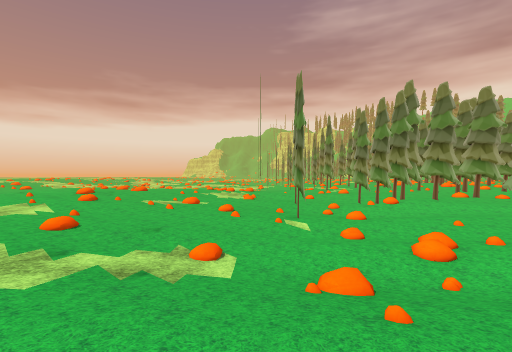
View 1 (above)

24 first-person views from a walk through a 3-D level made in the Unity game engine. The camera is 1.4 m above the floor, looks level and sees 85° across. The floor is counted in squares, 2 m on a side. Each view is taken from the middle of a square. On the plan, view 1 faces up. The plan holds only what a view shows up to about 9 squares ahead; the rest is blank. The place goes on beyond the plan. Some surface patterns are stand-ins.

View 2
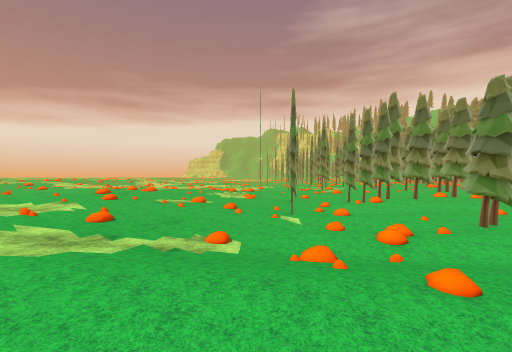

View 3
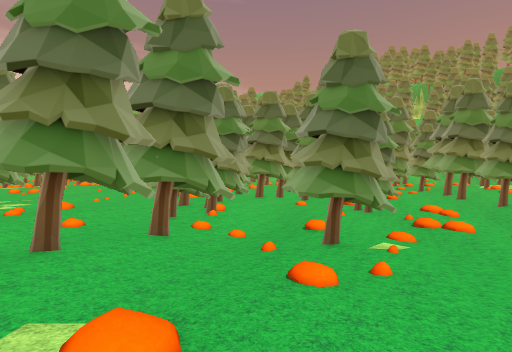

View 4
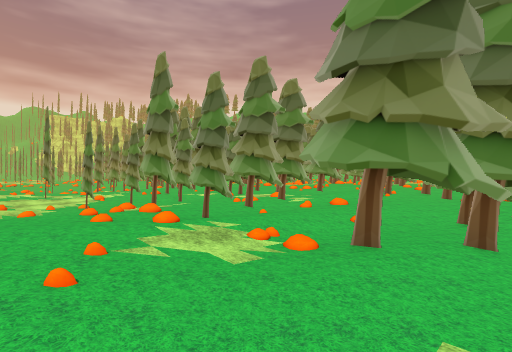

View 5
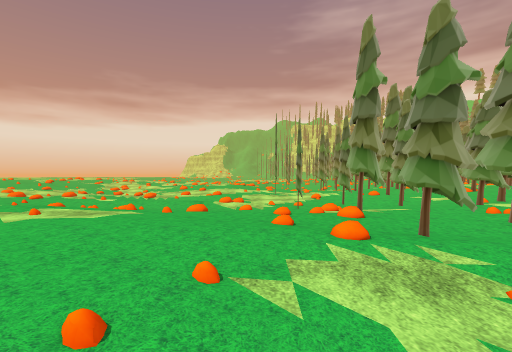

View 6
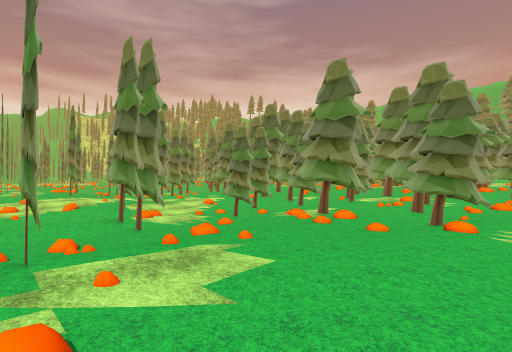

View 7
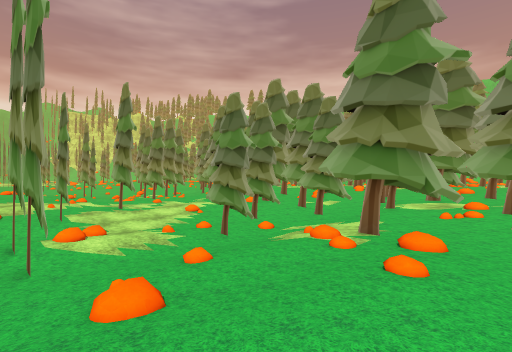

View 8
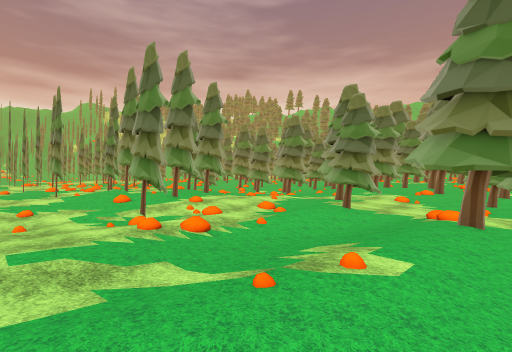

View 9
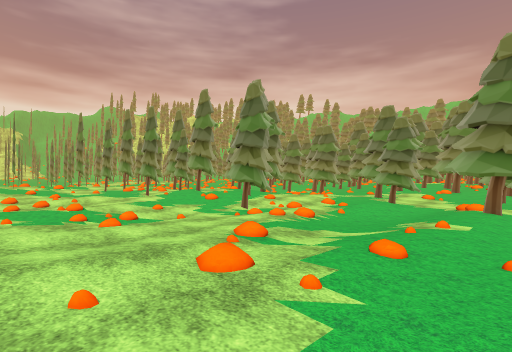

View 10
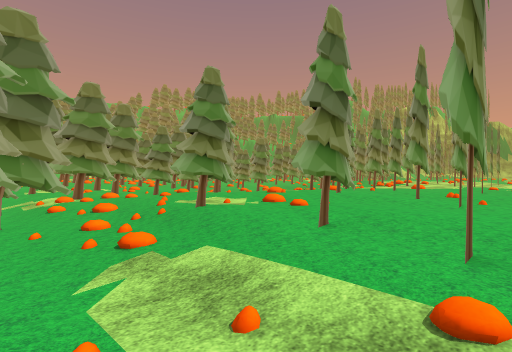

View 11
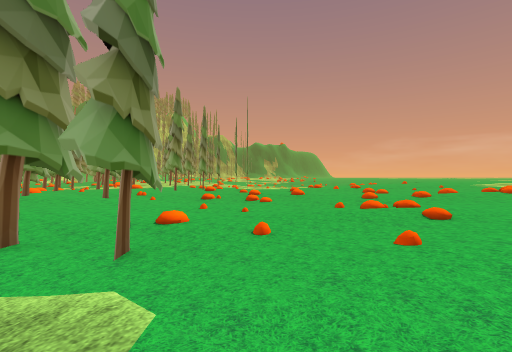

View 12
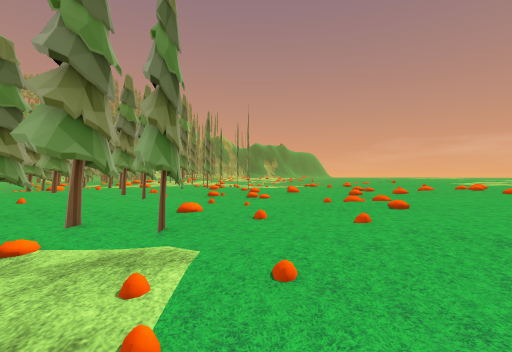

View 13
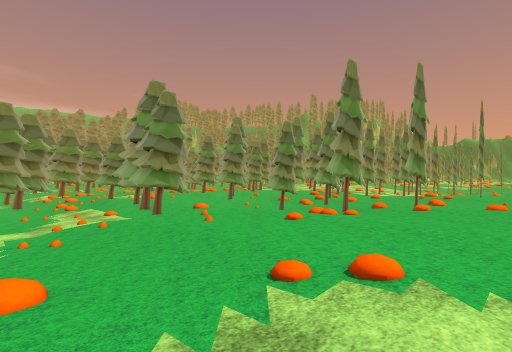

View 14
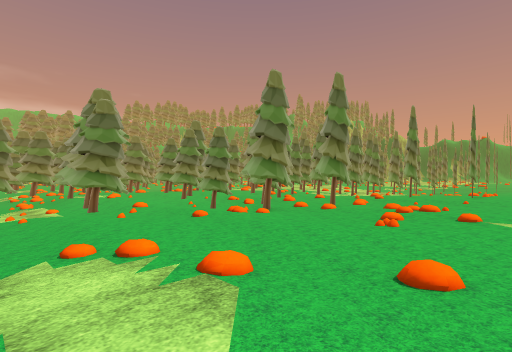

View 15
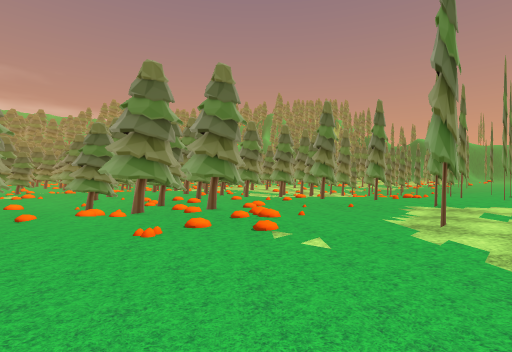

View 16
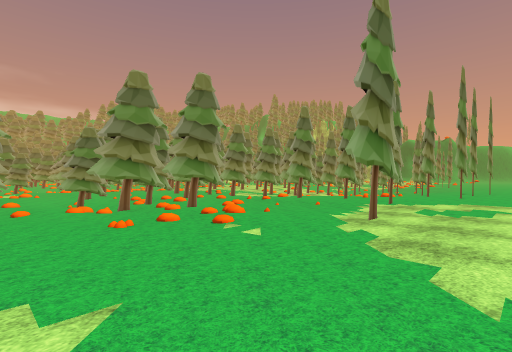

View 17
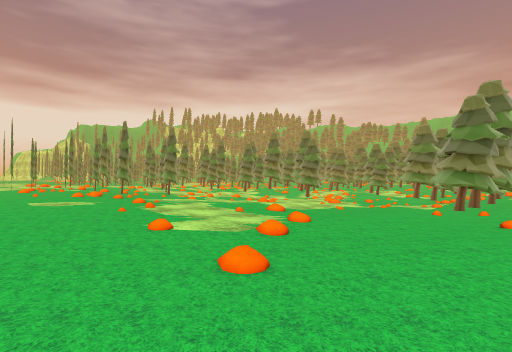

View 18
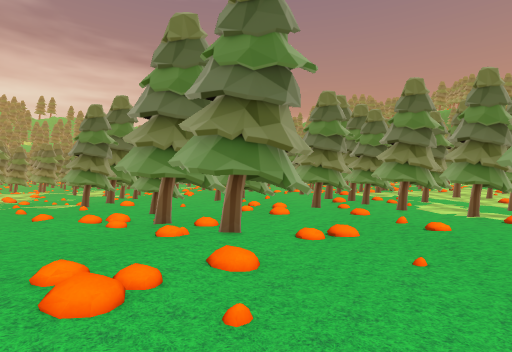

View 19
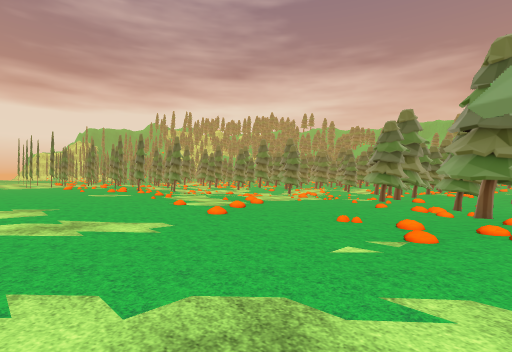

View 20
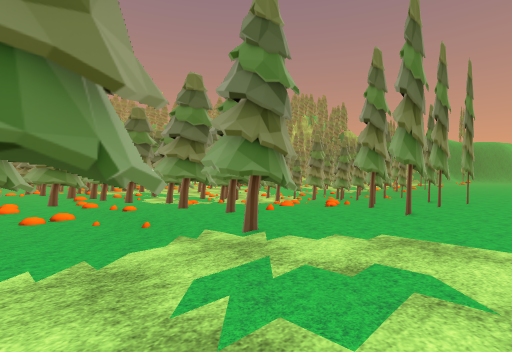

View 21
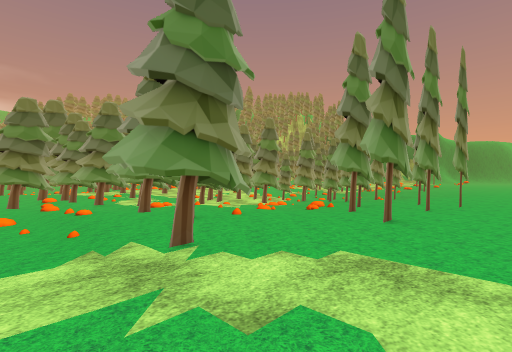

View 22
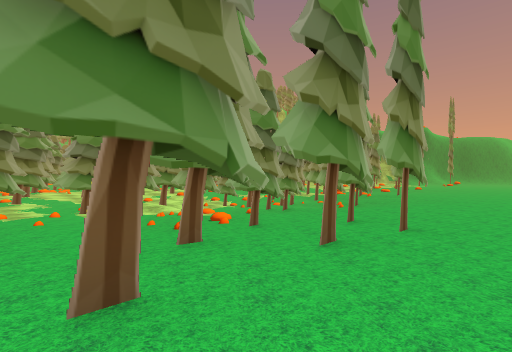

View 23
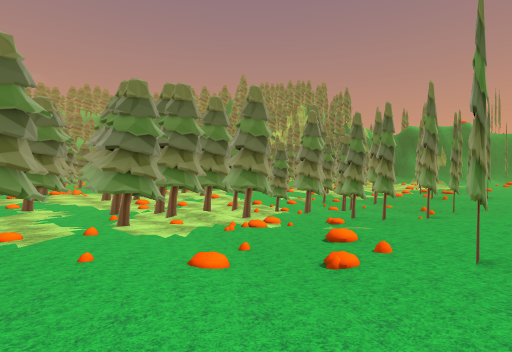

View 24
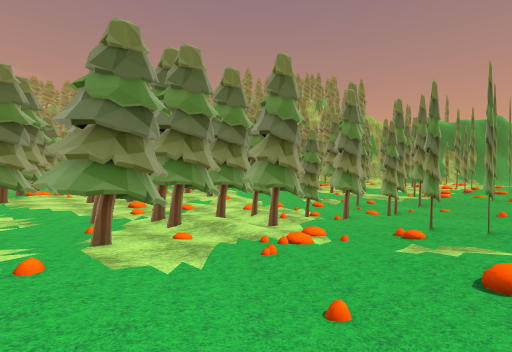

### Floor plan
Key: @ floor where view 1 was taken; # wall or solid block; . main floor; - floor 0.25 m lower than the main floor; _ floor 0.5 m lower than the main floor; < floor 0.75 m lower than the main floor; ( floor 1 m lower than the main floor; ! floor 1.25 m lower than the main floor; ? floor 1.5 m lower than the main floor; / step, stairs or slope; T thing the floor can be seen under or through.
Columns run from 23 left of view 1 to 6 right of it. Each row starts with its distance up from view 1.
 28             !( (#
 27             !!!(#<
 26             !!((((
 25            (!/!!(<#<
 24    ..      !!!??!#(<(
 23    ...     (!??!!#((<((
 22  .....-    (((!!#!!(((#(
 21  .....--   ((((!!!!!((#((
 20  ......--  <<((!!?!!#!!!(
 19 ......--_  <<((!!!!??!!!!(#
 18 ......--/<<<<<<(((((T!!!!(#
 17 .....--___<<<<((!!!T!!#!!##
 16 .......-____<(((((!T!/! !###
 15 ....-----__<# <<<(<((((#(<####
 14 ....----____##<#_#_<<<<#(###<#
 13 ....----____ #_______<<((##<_
 12 ....---__ #<<<________<#<##<<_
 11 ....---__##<<<#______<<<<<<<<<
 10 .. ...-#/_#<<<##_#_ _<(#(((< <
  9 ..#.--_#__#_<<_#_#__<<<#(((##<
  8 ..#.---#___#______ _<<(#!//##<
  7 ...#.---___#_  __  _<<((!!!!(<
  6 ...#.#-#-__####    _<<((#/!(((
  5 .....#--_#_##      <<((!#!!#((
  4 ..#..-#-_#_#_      _<((!!!!#(
  3 ..#.---______#__#      !!!(#<<
  2 ..#--__<<#<<<#_-#      ((!!(<<
  1 ..#--_<<<<(#<<_        <<<<#<#
  0 ..#---<<(((#<<<#       @<  #<#
 -1 ..#--_<(/<##<<         <
 -2 ...-_<((/!#(<<
 -3 ...--_<(!!(#
 -4 ...-_#  !#!
 -5 ...-_#(!##(
 -6  ..-_#(!##

Positions as (right, up) in squares from view 1, and headings:
1: (0, 0), facing up
2: (0, -1), facing up
3: (-3, 7), facing right
4: (-3, 8), facing up-right
5: (-2, 9), facing up
6: (-6, 11), facing up-right
7: (-4, 13), facing up-right
8: (-9, 17), facing up-right
9: (-12, 17), facing up-right
10: (-10, 17), facing down-right
11: (-12, 17), facing down
12: (-12, 18), facing down
13: (-18, 18), facing down-right
14: (-20, 17), facing down-right
15: (-22, 14), facing down-right
16: (-23, 14), facing down-right
17: (-21, 13), facing up-right
18: (-20, 9), facing right
19: (-23, 10), facing up-right
20: (-23, 9), facing down-right
21: (-23, 8), facing down-right
22: (-23, 4), facing down-right
23: (-20, 4), facing down-right
24: (-18, 3), facing down-right
